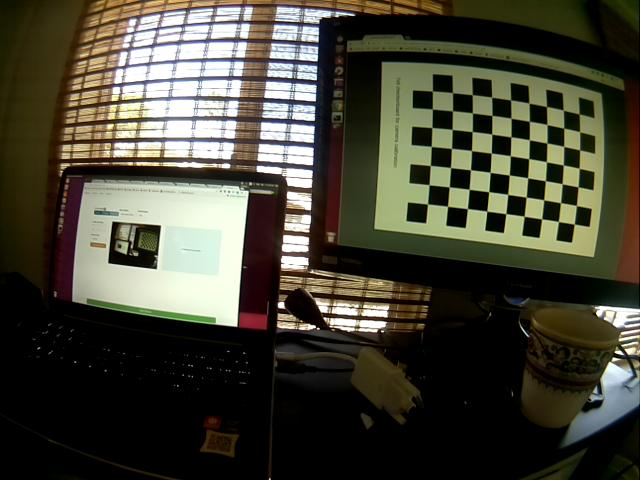
#> input picture data/fisheye_camera_calibration/100_cam-image_array_.jpg, 640 x 480 px; its folder holds only this picture in this run
$ jupyter execute --allow-errors 'calibrate camera.ipynb'   (shell and % lines are left out)   (older library calls are emulated)
#> lines starting #> are read from the running program, lines starting #| are printed output that depends on the picture; after the words box and inside, x2 and y2 are one past the last pixel; in counts of white or black regions, pixels touching at a corner belong together
# Camera Calibration.

Cameras are often distorted because of their lenses or sensors. It's helpful to be able to undistort your image in self driving applications so you can get an accurate representation of the world. Speficially it can be used to create a birds eye view of your path and it's needed to make visual odometry work.

This notebooks shows two different apporaches to undistort images.
1. For standard cameras that only have minor distortions.
2. For fisheye cameras with lots of distortion.

[cell 1]
import os
import glob

[cell 2]
import pandas as pd
import numpy as np
import cv2
#> (the rest of this cell did not finish here and is left out)

## The setup
I'm using the standard donkey2 car that uses the wide angel Sain Smart Raspberry Pi camera.

[cell 3]
CHECKERBOARD_DIM = (7,9)

## The data
For both calibration methods you need a collection of images of a checkerboard. To get this with my donkey car, I changed the camera resolution to 640x480 and my drive loop hz to 3 then started it with the drive command and pointed it at a screen that was showing the checkerboard. After moving it around in many different angles I collected ~200 images that are saved in this folder...

[cell 4]
images_folder_path = './data/fisheye_camera_calibration/'
images = glob.glob(os.path.join(images_folder_path,'*.jpg'))
#> (the rest of this cell did not finish here and is left out)

### The usual method of clibrating a camera

This method is taken straight from the [OpenCV tutorial](http://opencv-python-tutroals.readthedocs.io/en/latest/py_tutorials/py_calib3d/py_calibration/py_calibration.html) and can work well for cameras with minor distortions.

[cell 5]
# termination criteria
criteria = (cv2.TERM_CRITERIA_EPS + cv2.TERM_CRITERIA_MAX_ITER, 30, 0.001)

# prepare object points, like (0,0,0), (1,0,0), (2,0,0) ....,(6,5,0)
objp = np.zeros((CHECKERBOARD_DIM[0]*CHECKERBOARD_DIM[1],3), np.float32)
objp[:,:2] = np.mgrid[0:CHECKERBOARD_DIM[0],0:CHECKERBOARD_DIM[1]].T.reshape(-1,2)

# Arrays to store object points and image points from all the images.
objpoints = [] # 3d point in real world space
imgpoints = [] # 2d points in image plane.

for fname in images[0:50]:
    img = cv2.imread(fname)
#> img is the input picture: shape (480, 640, 3); mean B, G, R 55.5, 68.7, 70.4
    gray = cv2.cvtColor(img,cv2.COLOR_BGR2GRAY)
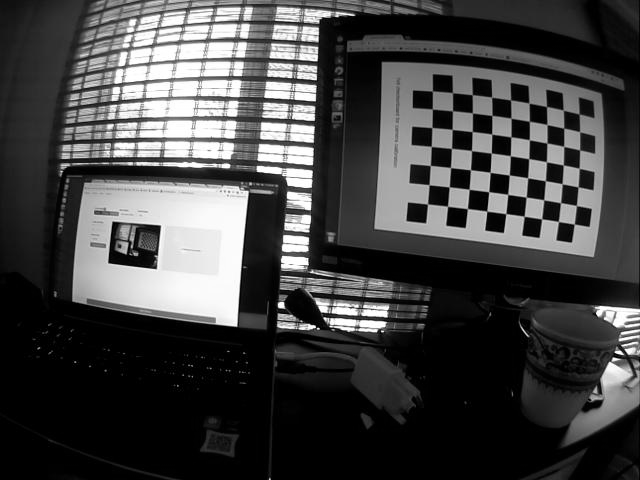
#> gray: shape (480, 640); min 0, max 255, mean 67.7

    # Find the chess board corners
    ret, corners = cv2.findChessboardCorners(gray, CHECKERBOARD_DIM, None)
#> ret = True; corners = 63 rows, first 8: [427.5, 204], [429, 184.8], [430.3, 165.5], [431.3, 146.5], [431.8, 127.6], [432.3, 109.1], [432.3, 91.07], [447.5, 206.3]

    # If found, add object points, image points (after refining them)
    if ret == True:
        objpoints.append(objp)

        corners2 = cv2.cornerSubPix(gray,corners,(11,11),(-1,-1),criteria)
#> corners2 = 63 rows, first 8: [427.5, 203.9], [429.1, 184.7], [430.3, 165.4], [431.3, 146.4], [431.9, 127.5], [432.3, 109], [432.5, 90.99], [447.6, 206.2]
        imgpoints.append(corners2)

        # Draw and display the corners
        img = cv2.drawChessboardCorners(img, CHECKERBOARD_DIM, corners2,ret)
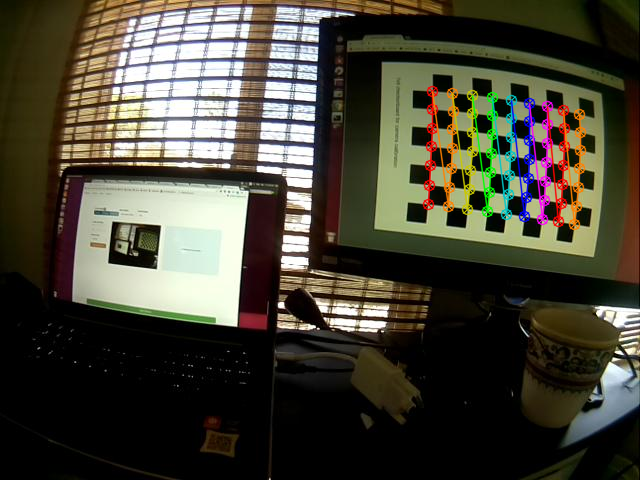
#> img: shape (480, 640, 3); 3.33% of pixels changed, all inside (x1, y1, x2, y2) = (422, 85, 587, 231)

#> (the rest of this cell did not finish here and is left out)

[cell 6]
ret, mtx, dist, rvecs, tvecs = cv2.calibrateCamera(objpoints, imgpoints,
                                                   gray.shape[::-1],None,None)
#> ret = 0.817; mtx = [[988.4, 0, 323.5], [0, 918.9, 239.6], [0, 0, 1]]; dist = [[-0.808, -1.72, 0.0156, -0.0579, 13.09]]; rvecs = ([0.00235, 0.257, -1.48],); tvecs = ([4.82, -1.74, 44.64],)

#> (a cell that did not finish here is left out)

#> (a cell that did not finish here is left out)

Here we can see that this is not the result we want. So lets try the calibration method for the fisheye lense.

## The fisheye method of calibrating a camera.

This code is mostly copied by Kenneth Jaing's [Medium post](https://medium.com/@kennethjiang/calibrate-fisheye-lens-using-opencv-333b05afa0b0).

[cell 9]
subpix_criteria = (cv2.TERM_CRITERIA_EPS+cv2.TERM_CRITERIA_MAX_ITER, 30, 0.1)
calibration_flags = cv2.fisheye.CALIB_RECOMPUTE_EXTRINSIC+cv2.fisheye.CALIB_CHECK_COND+cv2.fisheye.CALIB_FIX_SKEW

[cell 10]
objp = np.zeros((1, CHECKERBOARD_DIM[0]*CHECKERBOARD_DIM[1], 3), np.float32)
objp[0,:,:2] = np.mgrid[0:CHECKERBOARD_DIM[0], 0:CHECKERBOARD_DIM[1]].T.reshape(-1, 2)

#> (a cell that did not finish here is left out)

#> (a cell that did not finish here is left out)

[cell 13]
import random

_img_shape = None
objpoints = [] # 3d point in real world space
imgpoints = [] # 2d points in image plane.

#random.shuffle(images)

for fname in images[:]:

    img = cv2.imread(fname)
    if _img_shape == None:
        _img_shape = img.shape[:2]
    else:
        assert _img_shape == img.shape[:2], "All images must share the same size."
    gray = cv2.cvtColor(img,cv2.COLOR_BGR2GRAY)
    # Find the chess board corners
    ret, corners = cv2.findChessboardCorners(gray, CHECKERBOARD_DIM,
                                             cv2.CALIB_CB_ADAPTIVE_THRESH+cv2.CALIB_CB_FAST_CHECK+cv2.CALIB_CB_NORMALIZE_IMAGE)
#> ret = True

    # If found, add object points, image points (after refining them)
    if ret == True:
        objpoints.append(objp)
        cv2.cornerSubPix(gray,corners,(3,3),(-1,-1),subpix_criteria)
        imgpoints.append(corners)

N_OK = len(objpoints)
print("Found " + str(N_OK) + " valid images for calibration")

[cell 14]
K = np.zeros((3, 3))
D = np.zeros((4, 1))
rvecs = [np.zeros((1, 1, 3), dtype=np.float64) for i in range(N_OK)]
tvecs = [np.zeros((1, 1, 3), dtype=np.float64) for i in range(N_OK)]

rms, _, _, _, _ = \
    cv2.fisheye.calibrate(
        objpoints,
        imgpoints,
        gray.shape[::-1],
        K,
        D,
        rvecs,
        tvecs,
        calibration_flags,
        (cv2.TERM_CRITERIA_EPS+cv2.TERM_CRITERIA_MAX_ITER, 30, 1e-6)
    )
#> rms = 0.116

print("DIM=" + str(_img_shape[::-1]))
#| DIM=(640, 480)
print("K=np.array(" + str(K.tolist()) + ")")
print("D=np.array(" + str(D.tolist()) + ")")

$ run again, on data/fisheye_camera_calibration/10_cam-image_array_.jpg
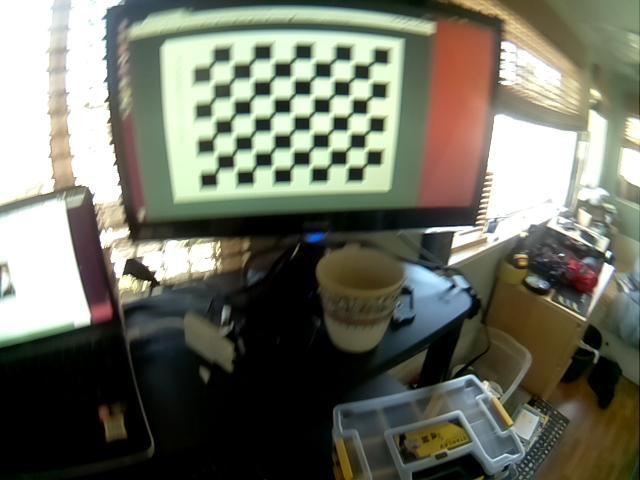
#> input picture data/fisheye_camera_calibration/10_cam-image_array_.jpg, 640 x 480 px
#> img is the input picture: shape (480, 640, 3); mean B, G, R 100.7, 114, 112.4
#> `gray = cv2.cvtColor(img,cv2.COLOR_BGR2GRAY)`:
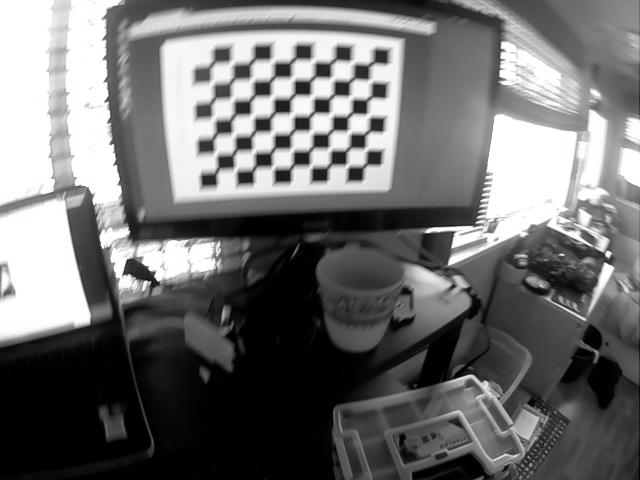
#> gray: shape (480, 640); min 0, max 255, mean 112
#> `ret, corners = cv2.findChessboardCorners(gray, CHECKERBOARD_DIM, None)`: ret = True; corners = 63 rows, first 8: [216.5, 171], [216, 153], [215.2, 135.6], [214, 117.5], [212.5, 100.5], [212, 82.5], [213, 63.26], [235.5, 169]
#> corners2 = 63 rows, first 8: [216.9, 170.6], [215.7, 153.7], [214.5, 136], [213.6, 118.7], [212.6, 100.4], [212.1, 82.61], [212, 63.87], [235.4, 169.4]
#> `img = cv2.drawChessboardCorners(img, CHECKERBOARD_DIM, corners2,ret)`:
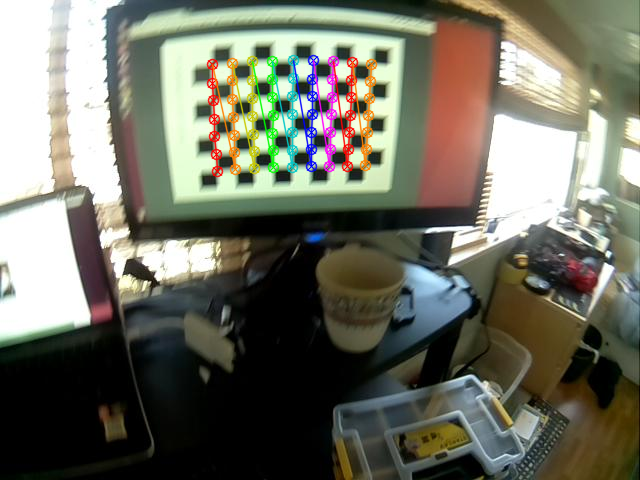
#> img: shape (480, 640, 3); 3.23% of pixels changed, all inside (x1, y1, x2, y2) = (206, 54, 378, 178)
#> `ret, mtx, dist, rvecs, tvecs = cv2.calibrateCamera(objpoints, imgpoint..`: ret = 0.197; mtx = [[565.4, 0, 333.2], [0, 644.9, 257.9], [0, 0, 1]]; dist = [[-0.893, -0.118, -0.0158, -0.0543, 2.72]]; rvecs = ([0.719, 0.497, -1.48],); tvecs = ([-6.14, -4.08, 29.43],)
#> `ret, corners = cv2.findChessboardCorners(gray, CHECKERBOARD_DIM, cv2.C..`: ret = True
#> rms = 1.82
#| DIM=(640, 480)

$ run again, on data/fisheye_camera_calibration/110_cam-image_array_.jpg
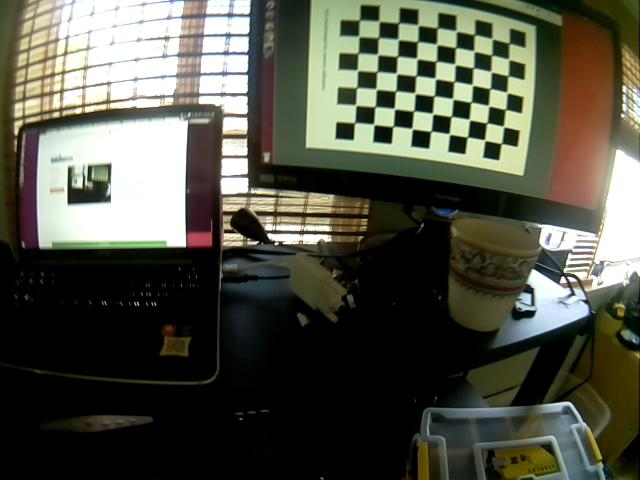
#> input picture data/fisheye_camera_calibration/110_cam-image_array_.jpg, 640 x 480 px
#> img is the input picture: shape (480, 640, 3); mean B, G, R 71.2, 83.6, 82.5
#> `gray = cv2.cvtColor(img,cv2.COLOR_BGR2GRAY)`:
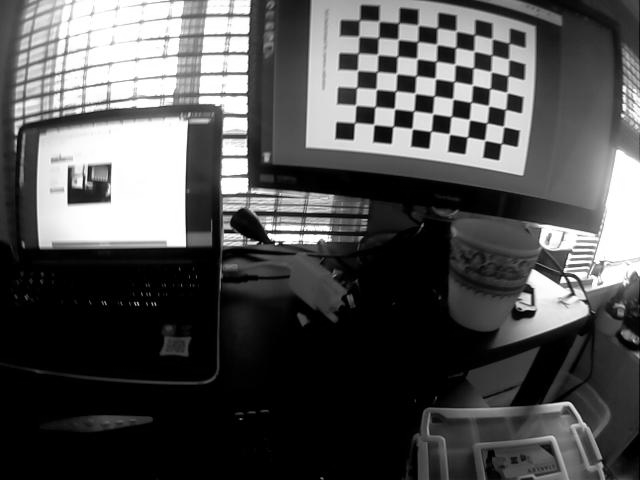
#> gray: shape (480, 640); min 0, max 255, mean 81.9
#> `ret, corners = cv2.findChessboardCorners(gray, CHECKERBOARD_DIM, None)`: ret = True; corners = 63 rows, first 8: [354.5, 123.1], [355.9, 105.3], [356.7, 87.35], [357.4, 70.26], [358.1, 53.32], [358.8, 36.31], [359.7, 19.94], [374, 124.7]
#> corners2 = 63 rows, first 8: [354.6, 122.6], [355.8, 105.2], [356.7, 87.45], [357.4, 70.3], [358.2, 53.14], [358.7, 36.41], [359.5, 19.96], [373.8, 124.4]
#> `img = cv2.drawChessboardCorners(img, CHECKERBOARD_DIM, corners2,ret)`:
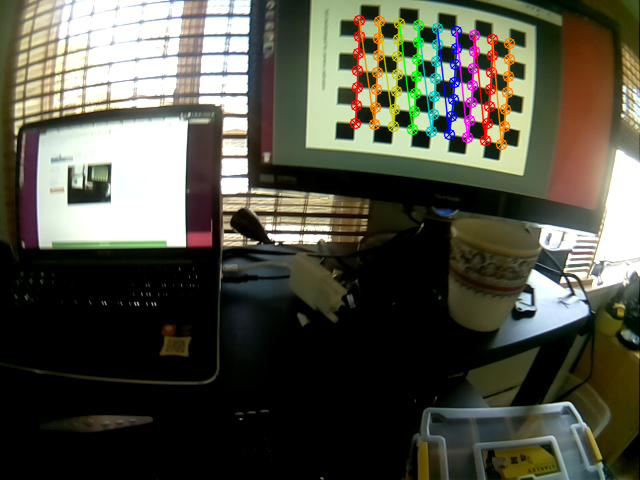
#> img: shape (480, 640, 3); 3.2% of pixels changed, all inside (x1, y1, x2, y2) = (349, 14, 516, 151)
#> `ret, mtx, dist, rvecs, tvecs = cv2.calibrateCamera(objpoints, imgpoint..`: ret = 0.487; mtx = [[1459.6, 0, 316.7], [0, 2152.8, 261.3], [0, 0, 1]]; dist = [[-10.74, 18.94, -0.268, 0.432, 569.4]]; rvecs = ([0.631, 0.811, -1.38],); tvecs = ([1.88, -4.94, 78.57],)
#> `ret, corners = cv2.findChessboardCorners(gray, CHECKERBOARD_DIM, cv2.C..`: ret = True
#> rms = 0.138
#| DIM=(640, 480)

$ run again, on data/fisheye_camera_calibration/103_cam-image_array_.jpg
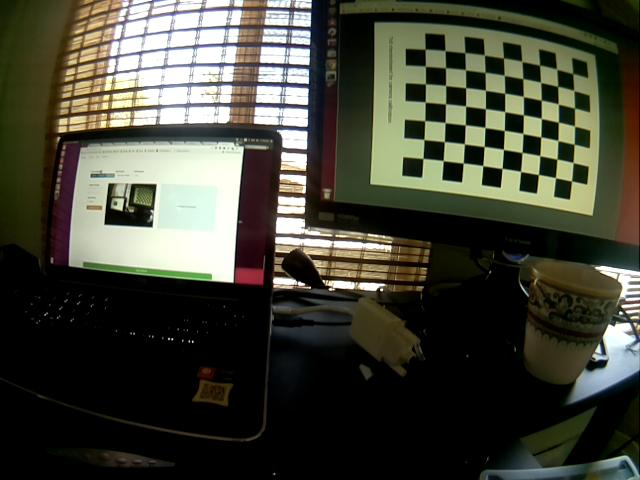
#> input picture data/fisheye_camera_calibration/103_cam-image_array_.jpg, 640 x 480 px
#> img is the input picture: shape (480, 640, 3); mean B, G, R 56.6, 68.5, 67.8
#> `gray = cv2.cvtColor(img,cv2.COLOR_BGR2GRAY)`:
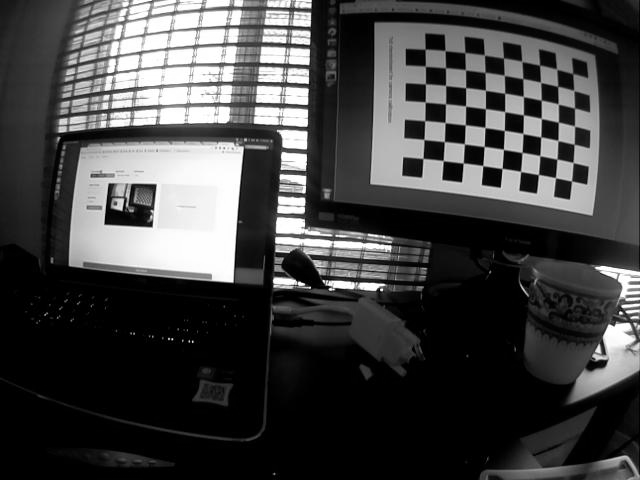
#> gray: shape (480, 640); min 0, max 255, mean 66.9
#> `ret, corners = cv2.findChessboardCorners(gray, CHECKERBOARD_DIM, None)`: ret = True; corners = 63 rows, first 8: [422.7, 158.5], [424, 139.5], [424.6, 120.9], [425.3, 102.3], [425.3, 83.95], [425.1, 66.02], [425.1, 49.24], [443, 160.4]
#> corners2 = 63 rows, first 8: [422.9, 158.4], [424, 139.5], [424.8, 120.6], [425.2, 102], [425.5, 83.8], [425.4, 66.21], [425.2, 49.16], [443.2, 160.6]
#> `img = cv2.drawChessboardCorners(img, CHECKERBOARD_DIM, corners2,ret)`:
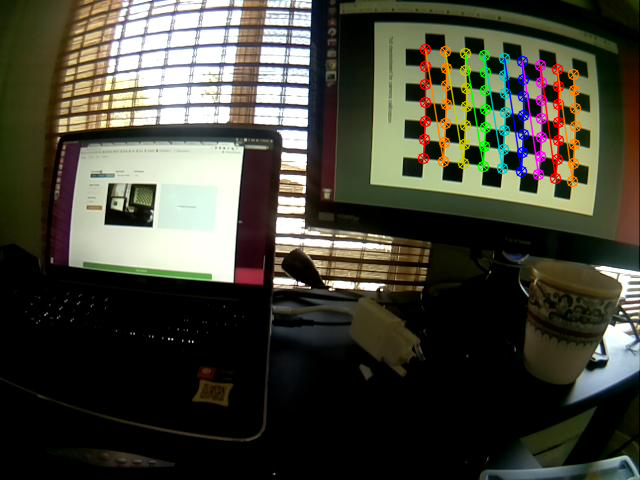
#> img: shape (480, 640, 3); 3.29% of pixels changed, all inside (x1, y1, x2, y2) = (417, 43, 582, 188)
#> `ret, mtx, dist, rvecs, tvecs = cv2.calibrateCamera(objpoints, imgpoint..`: ret = 0.27; mtx = [[650.7, 0, 315.5], [0, 612.9, 254.5], [0, 0, 1]]; dist = [[-1.26, 0.15, -0.0841, 0.0908, 0.92]]; rvecs = ([-0.0321, 0.713, -1.43],); tvecs = ([5.05, -4.79, 31.05],)
#> `ret, corners = cv2.findChessboardCorners(gray, CHECKERBOARD_DIM, cv2.C..`: ret = True
#> rms = 0.143
#| DIM=(640, 480)
